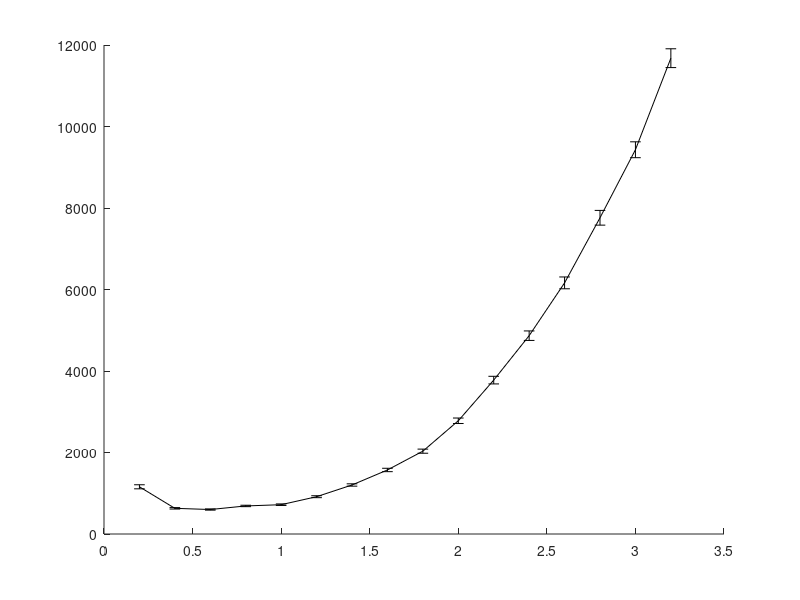

This chart was generated by the following MATLAB code: (Note: this script raises an error after producing the figure.)
% Performance comparison between the PCS, GD (with KDL) and the Hybrid
% approach. The experiment is in one scene with obstacles where the start and goal configurations
% are:
% State c_start = {0.5236, 1.74753, -1.8326, -1.4835,	1.5708,	0, 1.004278, 0.2729, 0.9486, -1.15011, 1.81001, -1.97739};
% State c_goal = {0.5236, 0.34907, 0.69813, -1.3963, 1.5708, 0, 0.7096, 1.8032, -1.7061, -1.6286, 1.9143, -2.0155}; // Robot 2 no backflip - Elbow down
% This while benchmarking the maximum step distance.
% With joint limits of the ABB robots.
% last updated: 09/04/17

clear all
clc

%%
planners = {'BiRRT','RRT','LazyRRT','SBL'};
plannerType = planners{4};
switch plannerType
    case 'BiRRT'
        D1 = load('Benchmark_BiRRT_PCS_3poles_rB.txt');
        D2 = load('Benchmark_BiRRT_GD_3poles_rB.txt');
        D3 = load('Benchmark_BiRRT_HB_3poles_rB.txt');
    case 'RRT'
        D1 = load('Benchmark_RRT_PCS_3poles_rB.txt'); D1 = D1(D1(:,3)==1,:);
        D2 = load('Benchmark_RRT_GD_3poles_rB.txt'); D2 = D2(D2(:,3)==1,:);
        D3 = load('Benchmark_RRT_HB_3poles_rB.txt'); D3 = D3(D3(:,3)==1,:);
    case 'LazyRRT'
        D1 = load('Benchmark_LazyRRT_PCS_3poles_rB.txt');
        D2 = load('Benchmark_LazyRRT_GD_3poles_rB.txt'); D2 = D2(D2(:,3)==1,:);
        D3 = load('Benchmark_RRT_HB_3poles_rB.txt');
    case 'SBL'
        D1 = load('Benchmark_SBL_PCS_3poles_rB.txt');
        D2 = load('Benchmark_SBL_GD_3poles_rB.txt');
        D3 = load('Benchmark_SBL_HB_3poles_rB.txt');
end

%% 
disp(['Results for ' plannerType ':']);


%%
% PCS
rd = sort(unique(D1(:,1)));
for i = 1:length(rd)
    M = D1(D1(:,1)==rd(i), 2:end);
    td(i) = mean(M(:,4))*1e3;
    td_ste(i) = 1e3*std(M(:,4))/sqrt(size(M,1));
end

%%
% GD
rg = sort(unique(D2(:,1)));
for i = 1:length(rg)
    M = D2(D2(:,1)==rg(i), 2:end);
%     disp([i-1 rg(i)  size(M,1)])
    tg(i) = mean(M(:,4))*1e3;
    tg_ste(i) = 1e3*std(M(:,4))/sqrt(size(M,1));
end

%%
% HB
rb = sort(unique(D3(:,1)));
for i = 1:length(rb)
    M = D3(D3(:,1)==rb(i), 2:end);
%     disp([i-1 rg(i)  size(M,1)])
    tb(i) = mean(M(:,4))*1e3;
    tb_ste(i) = 1e3*std(M(:,4))/sqrt(size(M,1));
end

%%
disp(' ');
[tdmin, id] = min(td);
[tgmin, ig] = min(tg);
[tbmin, ib] = min(tb);

%%
h = figure(1);
clf
errorbar(rd,td,td_ste,'-k','linewidth',2);
hold on
errorbar(rg,tg,tg_ste,'--k','linewidth',2);
errorbar(rb,tb,tb_ste,':k','linewidth',2);
hold off
ylabel('mean runtime [msec]');
xlabel('max. local-connection distance');
legend('PCS','GD','HB');
% xlim([0 6]);
% xlim([min(rd) max(rd)]);

%% 
sS = rd(id);
tmin = tdmin;
D1 = D1(D1(:,1)==sS, 2:end);
verf = D1(:,1)==1;
suc = D1(:,2)==1;

D = D1;
disp('------------------------------------');
disp('PCS:');
disp(['Results of ' num2str(size(D,1)) ' queries.']);
disp(['Minimum avg. runtime is ' num2str(tmin) 'msec with d = ' num2str(sS) ]);
disp(['Percent of successful queries verified: ' num2str(sum(verf & suc)/sum(suc)*100) '%']);
disp(['Plan distance: ' num2str(D(1,3)) ]);
disp(['Avg. runtime: ' num2str(mean(D(:,4))*1e3)  ' +/- ' num2str(std(D(:,4))/sqrt(size(D,1))*1e3) ' msec ']);
disp(['Min. runtime: ' num2str(min(D(:,4))*1e3) ' msec ']);
disp(['Avg. nodes in path: ' num2str(floor(mean(D(:,10)))) ]);
disp(['Avg. nodes in trees: ' num2str(floor(mean(D(:,11)))) ]);
disp(['Avg. number of projections: ' num2str(floor(mean(D(:,5)))) ]);
disp(['Avg. local-connection time: ' num2str(mean(D(:,12)./D(:,13))*1e3)  ' +/- ' num2str(std(D(:,12)./D(:,13))/sqrt(size(D,1))*1e3) ' msec ']);
disp(['Avg. total local-connection time: ' num2str(mean(D(:,12))*1e3)  ' +/- ' num2str(std(D(:,12))/sqrt(size(D,1))*1e3) ' msec ']);
disp(['Avg. number of local connection checks: ' num2str(mean(D(:,13)))]);
disp(['Avg. collision check time: ' num2str(mean(D(:,8))*1e3) ' msec.']);
disp(['Percent of successful local connections: ' num2str(100*mean(D(:,14)./D(:,13)))]);

%%
sS = rg(ig);
tmin = tgmin;
D2 = D2(D2(:,1)==sS, 2:end);
verf = D2(:,1)==1;
suc = D2(:,2)==1;

D = D2;
disp('------------------------------------');
disp('GD:');
disp(['Results of ' num2str(size(D,1)) ' queries.']);
disp(['Minimum avg. runtime is ' num2str(tmin) 'msec with d = ' num2str(sS) ]);
disp(['Percent of successful queries verified: ' num2str(sum(verf & suc)/sum(suc)*100) '%']);
disp(['Plan distance: ' num2str(D(1,3)) ]);
disp(['Avg. runtime: ' num2str(mean(D(:,4))*1e3)  ' +/- ' num2str(std(D(:,4))/sqrt(size(D,1))*1e3) ' msec ']);
disp(['Min. runtime: ' num2str(min(D(:,4))*1e3) ' msec ']);
disp(['Avg. nodes in path: ' num2str(floor(mean(D(:,10)))) ]);
disp(['Avg. nodes in trees: ' num2str(floor(mean(D(:,11)))) ]);
disp(['Avg. number of projections: ' num2str(floor(mean(D(:,5)))) ]);
disp(['Avg. local-connection time: ' num2str(mean(D(:,12)./D(:,13))*1e3)  ' +/- ' num2str(std(D(:,12)./D(:,13))/sqrt(size(D,1))*1e3) ' msec ']);
disp(['Avg. total local-connection time: ' num2str(mean(D(:,12))*1e3)  ' +/- ' num2str(std(D(:,12))/sqrt(size(D,1))*1e3) ' msec ']);
disp(['Avg. number of local connection checks: ' num2str(mean(D(:,13)))]);
disp(['Avg. collision check time: ' num2str(mean(D(:,8))*1e3) ' msec.']);
disp(['Percent of successful local connections: ' num2str(100*mean(D(:,14)./D(:,13)))]);

%%
sS = rb(ib);
tmin = tbmin;
D3 = D3(D3(:,1)==sS, 2:end);
verf = D3(:,1)==1;
suc = D3(:,2)==1;

D = D3;
disp('------------------------------------');
disp('HB:');
disp(['Results of ' num2str(size(D,1)) ' queries.']);
disp(['Minimum avg. runtime is ' num2str(tmin) 'msec with d = ' num2str(sS) ]);
disp(['Percent of successful queries verified: ' num2str(sum(verf & suc)/sum(suc)*100) '%']);
disp(['Plan distance: ' num2str(D(1,3)) ]);
disp(['Avg. runtime: ' num2str(mean(D(:,4))*1e3)  ' +/- ' num2str(std(D(:,4))/sqrt(size(D,1))*1e3) ' msec ']);
disp(['Min. runtime: ' num2str(min(D(:,4))*1e3) ' msec ']);
disp(['Avg. nodes in path: ' num2str(floor(mean(D(:,10)))) ]);
disp(['Avg. nodes in trees: ' num2str(floor(mean(D(:,11)))) ]);
disp(['Avg. number of projections: ' num2str(floor(mean(D(:,5)))) ]);
disp(['Avg. local-connection time: ' num2str(mean(D(:,12)./D(:,13))*1e3)  ' +/- ' num2str(std(D(:,12)./D(:,13))/sqrt(size(D,1))*1e3) ' msec ']);
disp(['Avg. total local-connection time: ' num2str(mean(D(:,12))*1e3)  ' +/- ' num2str(std(D(:,12))/sqrt(size(D,1))*1e3) ' msec ']);
disp(['Avg. number of local connection checks: ' num2str(mean(D(:,13)))]);
disp(['Avg. collision check time: ' num2str(mean(D(:,8))*1e3) ' msec.']);
disp(['Percent of successful local connections: ' num2str(100*mean(D(:,14)./D(:,13)))]);

%%
disp(' ');
disp(['Best speed-up: t_{pcs}/t_{gd} = ' num2str(tdmin/tgmin) ]);
disp(['Best speed-up: t_{hb}/t_{gd} = ' num2str(tbmin/tgmin) ]);
disp(['Best speed-up: t_{hb}/t_{pcs} = ' num2str(tbmin/tdmin) ]);

%%
%%
%%
% PCS
td = D1(:,4);
maxT = max(td);
T1 = linspace(0,maxT,100);
T1 = T1(2:end);
for i = 1:length(T1)
    sd = td < T1(i);
    md(i) = mean(td(sd));
    Md(i) = 1-sum(sd)/length(td);
end
%%
% GD
tg = D2(:,4);
maxT = max(tg);
T2 = linspace(0,maxT,1000);
T2 = T2(2:end);
for i = 1:length(T2)
    sg = tg < T2(i);
    mg(i) = mean(tg(sg));
    Mg(i) = 1-sum(sg)/length(tg);
end

%%
% HB
tb = D3(:,4);
maxT = max(tg);
T3 = linspace(0,maxT,1000);
T3 = T3(2:end);
for i = 1:length(T3)
    sb = tb < T3(i);
    mb(i) = mean(tb(sb));
    Mb(i) = 1-sum(sb)/length(tb);
end

%%
h = figure(2);
clf
plot(T1,Md*100,'-k','linewidth',2);
hold on
plot(T2,Mg*100,'--k','linewidth',2);
% plot(T3,Mb*100,':k','linewidth',2);
hold off
xlabel('maximum runtime (sec)');
ylabel('failure rate (%)');
legend('PCS','NR');
xlim([0 1.2]);%max([T1 T2])]);
% title(plannerType);
set(gca,'fontsize',13);
% set(h, 'Position', [100, 100, 800, 400]);
% print PCS_NR_runtime.eps -depsc -r200
